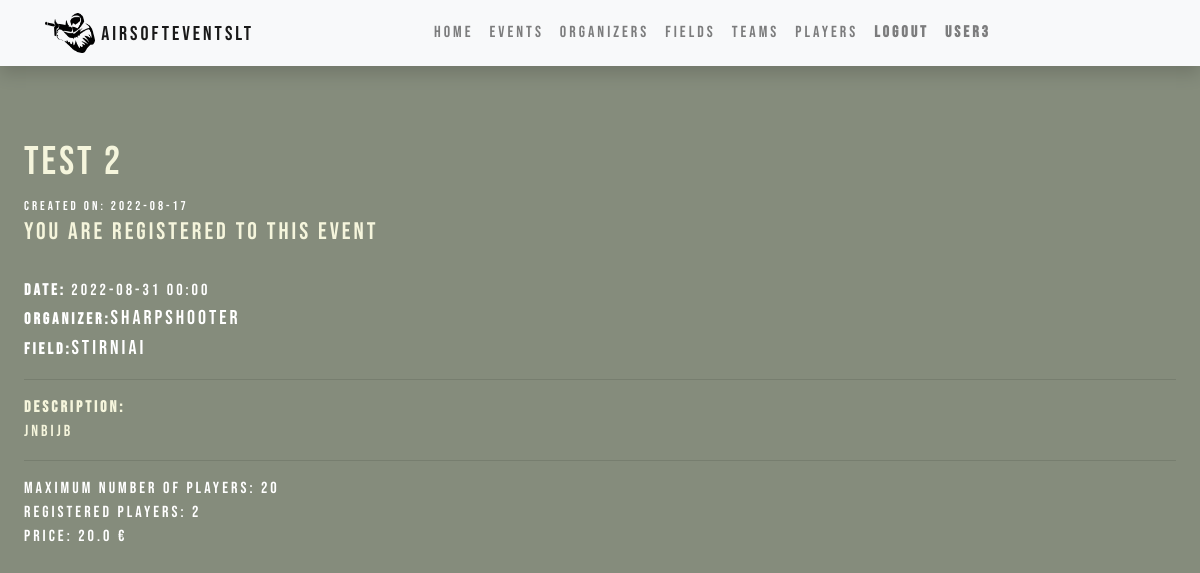
The page /events/list/4 (signed in) on the database its author committed.
### events/models.py (models this page shows, shortened)
class Event(models.Model):
    name = models.CharField('Name of the event',  max_length=150)
    date = models.DateTimeField('Date of event', null=True, blank=True)
    organizer = models.ForeignKey("Organizer", related_name='event_organizers', on_delete=models.SET_NULL, null=True)
    field = models.ForeignKey('Field', on_delete=models.SET_NULL, null=True)
    description = HTMLField(null=True)
    price = models.FloatField("Price")
    max_players = models.IntegerField("Maximum player number")
    created_on = models.DateTimeField(auto_now_add=True)
    EVENT_STATUS = (
        ('a', 'active'),
        ('i', 'inactive'),
    )
    status = models.CharField(max_length=1, choices=EVENT_STATUS, blank=True, default='a', help_text='Statusas',)
    class Meta:
        ordering = ['-date']
        verbose_name = _("Event")
        verbose_name_plural = _("Events")

class Organizer(models.Model):
    profile = models.OneToOneField(Profile, related_name='organizer',on_delete=models.CASCADE)
    name = models.CharField('Name of the organizer', max_length=150, default='New Organizer')
    profile_picture = models.ImageField(default="defaulf.png", upload_to="organizer_pics/")
    contacts = models.CharField('Address and contacts', max_length=150)
    description = HTMLField(null=True)
    class Meta:
        verbose_name = _("Organizer")
        verbose_name_plural = _("Organizers")
    def __str__(self):
        return self.name

class Field(models.Model):
    name = models.CharField('Name of the game field',  max_length=150)
    location_long = models.FloatField('Location longitude', max_length=50, null=True)
    location_lat = models.FloatField('Location latitude', max_length=50, null=True)
    description = HTMLField(null=True, blank=True)
    field_map = models.ImageField(default="default_map.png", upload_to="maps/")
    created_by = models.ForeignKey("Organizer", related_name='field_organizers', on_delete=models.SET_NULL, null=True, blank=True)
    class Meta:
        verbose_name = _("Field")
        verbose_name_plural = _("Fields")
    def __str__(self):
        return self.name

### events/views.py (the view)
# urls.py: path('list/<int:pk>', views.EventDetailView.as_view(), name='event_detail'),
class EventDetailView(generic.DetailView):
    model = Event
    template_name = 'event_detail.html'

### events/templates/event_detail.html
{% extends "base.html" %}
{% block content %}
    <div class='indented main-font'>
    <h1 class='secondary-font'>{{ event.name }}</h1>
    <small>Created on: {{ event.created_on|date:"Y-m-d" }}</small>
    {% if user.profile.player in event.registered_players.all %}
    <h4 class='secondary-font'> You are registered to this event </h4>
    {% else %}
    <a class="btn btn-secondary btn-sm mt-1 mb-1" href="{% url 'register_to_event' event.id %}">Register to event</a>
    {% endif %}
    <br>
    <div><strong>Date:</strong> {{ event.date|date:"Y-m-d H:i" }}</a></div>
    <div><strong>Organizer:</strong><a class='link' href="{% url 'organizer_detail' event.organizer.pk %}">{{ event.organizer }}</a></div>
    <div><strong>Field:</strong><a class='link' href="{% url 'field_detail' event.field.pk %}">{{ event.field }}</a></div>
    <hr>
    <div class='secondary-font'><strong>Description:</strong> {{ event.description|safe }}</div>
    <hr>
    <div>Maximum number of players: {{ event.max_players }}</div>
    {% if event.registered_players.count != 0 %}
    <div>Registered players: {{ event.registered_players.count }}</div>
    {% else %}
    <div>No registered players yet</div>
    {% endif %}
    <div>Price: {{ event.price }} €</div>
    </div>
{% endblock %}

### events/templates/base.html (shortened to what this page needs)
<!DOCTYPE html>
<html lang="en">
<head>
  <link rel="stylesheet" href="https://stackpath.bootstrapcdn.com/bootstrap/4.1.3/css/bootstrap.min.css">
  <link rel="stylesheet" href="https://cdnjs.cloudflare.com/ajax/libs/font-awesome/4.7.0/css/font-awesome.min.css">
  {% load static %}
  <link rel="stylesheet" href="{% static 'css/styles.css' %}">
</head>
<body>
{% load i18n %}
<nav class="navbar navbar-expand-lg navbar-light bg-light static-top mb-5 shadow main-font">
  <div class="container">
    <a class="navbar-brand nice-text-nav" href="{% url 'about' %}">
    <img src={% static 'media/airsoft_icon.png' %} alt='shooter icon' width="50" height="40">
    AirsoftEventsLT</a>
    <div class="collapse navbar-collapse" id="navbarResponsive">
      <ul class="navbar-nav ml-auto nice-text-nav">
        <li class="nav-item">
          <a class="nav-link" href="{% url 'events_index' %}">{% trans "Home" %}</a>
        </li>
        <li class="nav-item">
          <a class="nav-link" href="{% url 'event_list' %}">{% trans "Events" %}</a>
        </li>
        <li class="nav-item">
            <a class="nav-link" href="{% url 'organizer_list' %}">{% trans "Organizers" %}</a>
          </li>
        <li class="nav-item">
          <a class="nav-link" href="{% url 'field_list' %}">{% trans "Fields" %}</a>
        </li>
        <li class="nav-item">
            <a class="nav-link" href="{% url 'teams' %}">{% trans "Teams" %}</a>
          </li>
          <li class="nav-item">
            <a class="nav-link" href="{% url 'players' %}">{% trans "Players" %}</a>
          </li>
        {% if user.is_authenticated %}
        <li class="nav-item">
          <a class="nav-link" href="{% url 'logout' %}"><strong>{% trans "Logout" %}</a>
        </li>
        <li class="nav-item">
          <a class="nav-link" href="{% url 'profile' %}">{{ user.get_username }}</strong></a>
        </li>
        {% endif %}
      </ul>
    </div>
  </div>
</nav>
  <div class="content-container gradient-background">
    {% block content %}{% endblock %}
  </div>
  </body>
</html>

### events/static/css/styles.css (style rules this page uses)
body { background-color: rgb(133, 140, 124); }
.indented { padding-left: 5%; padding: 2%; }
.main-font { color:white; font-family:"Bebas Neue"; letter-spacing: 3px; }
.secondary-font { color: beige; font-family:"Bebas Neue"; letter-spacing: 3px; }
.link, link:hover, link:focus, link:active { text-decoration: none; color: inherit; font-size: 20px; }

### rows shown on the page
Event: name "Test 2", created_on "2022-08-17", date "2022-08-31 00:00", organizer "Sharpshooter", field "Stirniai", description "jnbijb", max_players "20", registered_players.count "2", price "20.0"

### other values the page prints
{{ user.get_username }} "user3"
